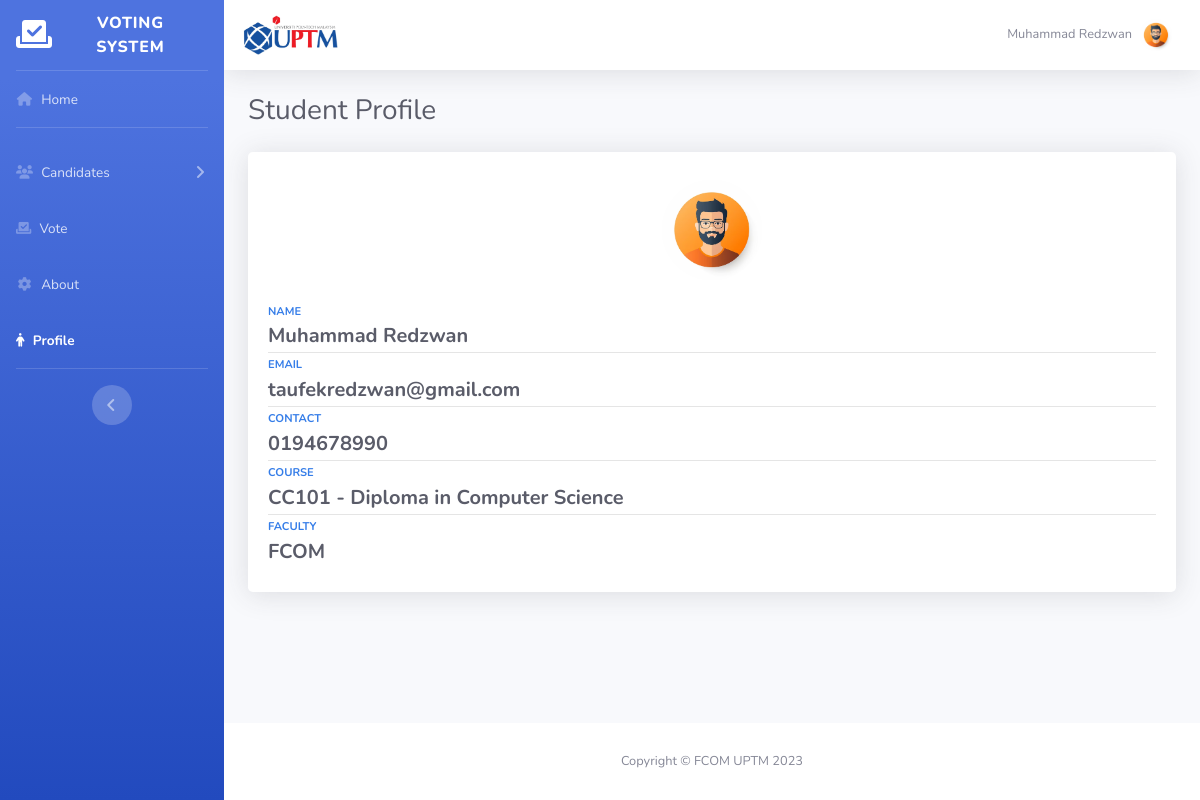
The page /studentProfile.php (signed in) on the database its author committed.
### tables this page shows
CREATE TABLE `student` (
  `studentId` int(11) NOT NULL,
  `studentPic` varchar(255) NOT NULL,
  `studentName` varchar(80) NOT NULL,
  `email` varchar(100) NOT NULL,
  `password` varchar(255) NOT NULL,
  `contact` varchar(255) NOT NULL,
  `votingHistory` tinyint(4) NOT NULL DEFAULT 0,
  `course` varchar(255) NOT NULL,
  `faculty` varchar(255) NOT NULL,
  `apply` tinyint(1) NOT NULL DEFAULT 0
);

### studentProfile.php (the view, shortened to what this page needs)
<?php
    include 'Database/connect.php';
    $sql = "SELECT * FROM student WHERE studentId = '".$_SESSION['student_id']."'";
    $result = $conn->query($sql);
    if ($result->num_rows > 0) {
        $student = $result->fetch_assoc();
        $imagePath = $student['studentPic'];
    } else {
        echo "No student found";
        exit();
    }
?>
<!DOCTYPE html>
<html lang="en">
<head>
    <link rel="stylesheet" href="https://cdnjs.cloudflare.com/ajax/libs/font-awesome/6.2.1/css/all.min.css">
    <link href="css/sb-admin-2.css" rel="stylesheet">
</head>
<body id="page-top">
    <div id="wrapper">
        <ul class="navbar-nav bg-gradient-primary sidebar sidebar-dark accordion" id="accordionSidebar">
            <a class="sidebar-brand d-flex align-items-center justify-content-center" href="index.php">
                <div class="sidebar-brand-icon">
                    <i class="fa-solid fa-vote-yea"></i>
                </div>
                <div class="sidebar-brand-text mx-3">Voting System</div>
            </a>
            <hr class="sidebar-divider my-0">
            <li class="nav-item">
                <a class="nav-link" href="index.php">
                    <i class="fas fa-fw fa-home"></i>
                    <span>Home</span></a>
            </li>
            <hr class="sidebar-divider">
            <li class="nav-item">
                <a class="nav-link collapsed" href="#" data-toggle="collapse" data-target="#collapseUtilities"
                    aria-expanded="true" aria-controls="collapseUtilities">
                    <i class="fa-solid fa-users"></i>
                    <span>Candidates</span>
                </a>
            </li>
            <li class="nav-item">
                <a class="nav-link" href="vote.php">
                    <i class="fa-solid fa-check-to-slot"></i>
                    <span>Vote</span>
                </a>
            </li>
            <li class="nav-item">
                <a class="nav-link" href="about.php">
                    <i class="fas fa-fw fa-cog"></i>
                    <span>About</span>
                </a>
            </li>
            <li class="nav-item active">
                <a class="nav-link" href="studentProfile.php">
                    <i class="fa-solid fa-person"></i>
                    <span>Profile</span>
                </a>
            </li>
            <hr class="sidebar-divider d-none d-md-block">
            <div class="text-center d-none d-md-inline">
                <button class="rounded-circle border-0" id="sidebarToggle"></button>
            </div>
        </ul>
        <div id="content-wrapper" class="d-flex flex-column">
            <div id="content">
                <nav class="navbar navbar-expand navbar-light bg-white topbar mb-4 static-top shadow">
                        <div class="navbar-brand" href="#">
                            <img src="img/uptm.jpg" alt="" class="img-fluid logo-img" style="max-width: 100px; max-height: 100px;">
                        </div>
                    <ul class="navbar-nav ml-auto">
                        <li class="nav-item dropdown no-arrow">
                            <a class="nav-link dropdown-toggle" href="#" id="userDropdown" role="button"
                                data-toggle="dropdown" aria-haspopup="true" aria-expanded="false">
                                <span class="mr-2 d-none d-lg-inline text-gray-600 small"><?php echo $_SESSION['user_name']; ?></span>
                                <img src="<?php echo $imagePath; ?>" class="img-profile rounded-circle img-fluid" title="profile images"
                                style="max-width: 200px;" onerror="this.onerror=null; this.src='../img/no_profile.webp'">
                            </a>
                        </li>
                    </ul>
                </nav>
                <div class="container-fluid">
                    <div class="d-sm-flex align-items-center justify-content-between mb-4">
                        <h1 class="h3 mb-0 text-gray-800">Student Profile</h1>
                    </div>
                    <div class="row">
                        <div class="col-xl-12 col-md-12 mb-4">
                            <div class="card border-0 shadow h-100 py-2 rounded-lg">
                                <div class="card-body">
                                    <div class="row no-gutters align-items-center">
                                        <div class="col-12 text-center mb-4">
                                            <img class="img-profile rounded-circle border-primary" title="profile images"
                                                src="<?php echo $imagePath; ?>" style="width:100px;height:100px;" onerror="this.onerror=null; this.src='../img/no_profile.webp'">
                                        </div>
                                        <div class="col-12">
                                            <div class="text-xs font-weight-bold text-primary text-uppercase mb-1">
                                                Name</div>
                                            <div class="h5 mb-0 font-weight-bold text-gray-800"><?php echo $_SESSION['user_name']; ?></div>
                                            <hr class="sidebar-divider my-1">
                                            <div class="text-xs font-weight-bold text-primary text-uppercase mb-1">
                                                Email</div>
                                            <div class="h5 mb-0 font-weight-bold text-gray-800"><?php echo $student['email']; ?></div>
                                            <hr class="sidebar-divider my-1">
                                            <div class="text-xs font-weight-bold text-primary text-uppercase mb-1">
                                                Contact</div>
                                            <div class="h5 mb-0 font-weight-bold text-gray-800"><?php echo $student['contact']; ?></div>
                                            <hr class="sidebar-divider my-1">
                                            <div class="text-xs font-weight-bold text-primary text-uppercase mb-1">
                                                Course</div>
                                            <div class="h5 mb-0 font-weight-bold text-gray-800"><?php echo $student['course']; ?></div>
                                            <hr class="sidebar-divider my-1">
                                            <div class="text-xs font-weight-bold text-primary text-uppercase mb-1">
                                                Faculty</div>
                                            <div class="h5 mb-0 font-weight-bold text-gray-800"><?php echo $student['faculty']; ?></div>
                                        </div>
                                    </div>
                                </div>
                            </div>
                        </div>
                    </div>
                </div>
            </div>
            <footer class="sticky-footer bg-white">
                <div class="container my-auto">
                    <div class="copyright text-center my-auto">
                        <span>Copyright &copy; FCOM UPTM 2023</span>
                    </div>
                </div>
            </footer>
        </div>
    </div>
</body>
</html>

### rows shown on the page
student: studentPic (picture), email "taufekredzwan@gmail.com", contact "0194678990", course "CC101 - Diploma in Computer Science", faculty "FCOM"

### other values the page prints
$_SESSION['user_name'] "Muhammad Redzwan"
